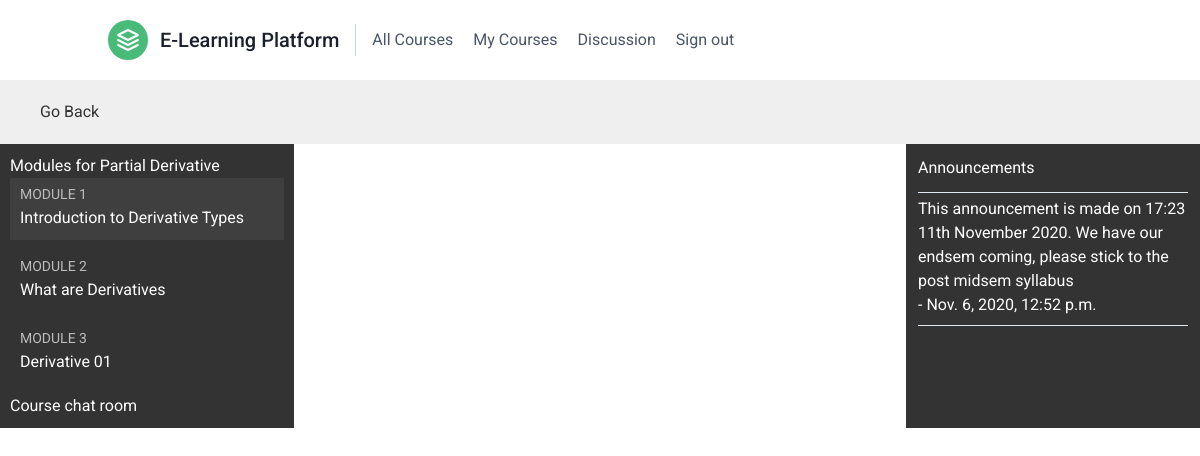
Screenshot of /students/course/2/ (signed in) with the database file from the repository.
### courses/models.py (models this page shows, shortened)
class Course(models.Model):
    owner = models.ForeignKey(settings.AUTH_USER_MODEL, related_name='courses_created', on_delete=models.CASCADE)
    subject = models.ForeignKey(Subject, related_name='courses', on_delete=models.CASCADE)
    title = models.CharField(max_length=200)
    slug = models.SlugField(max_length=200, unique=True)
    overview = models.TextField()
    created = models.DateTimeField(auto_now_add=True)
    class Meta:
        ordering = ['-created']

class Module(models.Model):
    course = models.ForeignKey(Course, related_name='modules', on_delete=models.CASCADE)
    title = models.CharField(max_length=200)
    description = models.TextField(blank=True)
    order = OrderField(blank=True, for_fields=['course'])
    class Meta:
        ordering = ['order']
    def __str__(self):
        return f'{self.order}. {self.title}'

class Announcement(models.Model):
    course = models.ForeignKey(Course,related_name="announcements",on_delete=models.CASCADE)
    content = models.TextField()
    created = models.DateTimeField(auto_now_add=True)
    class Meta :
        ordering = ['-created']

### students/views.py (the view)
class StudentCourseDetailView(DetailView):
    model = Course
    template_name = 'students/course/detail.html'
    def get_queryset(self):
        qs = super().get_queryset()
        return qs.filter(student_courses__in=[self.request.user.student])
    def get_context_data(self, **kwargs):
        context = super().get_context_data(**kwargs)
        course = self.get_object()
        if 'module_id' in self.kwargs:
            context['module'] = course.modules.get(
                                    id=self.kwargs['module_id'])
        else:
            context['module'] = course.modules.all()[0]
        context['announcements'] = self.object.announcements.all()
        return context

### students/templates/students/course/detail.html (shortened to what this page needs)
{% extends "base.html" %}
{% load cache %}
{% block content %}
  <h1><a href="{% url "students:student_course_list" %}">
      Go Back</a>
    </h1>
   <div class="grid grid-cols-8 gap-2">
    <div class="contents-res md:col-span-2 sm:col-span-8">
    <h3>Modules for {{course.title}}</h3>
    <ul id="modules">
      {% for m in object.modules.all %}
        <li data-id="{{ m.id }}" {% if m == module %}class="selected"{% endif %}>
          <a href="{% url "students:student_course_detail_module" object.id m.id %}">
            <span>
              Module <span class="order">{{ m.order|add:1 }}</span>
            </span>
            <br>
            {{ m.title }}
          </a>
        </li>
      {% empty %}
        <li>No modules yet.</li>
      {% endfor %}
    </ul>
    <h3>
      <a href="{% url "chat:course_chat_room" object.general_chat.id %}">
        Course chat room
      </a>
    </h3>
  </div>
  <div class="mod-res md:col-span-4 sm:col-span-8" >
  </div>
   <div class="md:col-span-2 sm:col-span-8  p-3 border-gray-400 bg-gray text-white" style="background-color:#333">
    <h2 class="mb-3 text-1xl">Announcements</h2>
    <hr>
    {% for a in announcements %}
    <div class="mb-2 mt-1">
    <p>{{a.content}}</p>
    <p class="mb-2"> - {{ a.created }} </p>
    <hr>
    </div>
    {% endfor %}
    </div>
    </div>
{% endblock %}

### courses/static/css/base.css (style rules this page uses)
body { margin:0; font-family:'Roboto', sans-serif; font-weight:400; color:#333; }
a { color:#3fad37; text-decoration:none; }
ul { float:left; }
h1, h2, h3, h4, h5, h6 { font-family:'Roboto', sans-serif; font-weight:300; }
h1 { background:#efefef; width:100%; overflow:auto; padding:20px 0 20px 40px; margin:0; }
.mod-res { padding:10px 20px; }
.contents-res { padding:10px; background:#333; color: #fff; font-family:'Roboto', sans-serif; }
.my-contents ul,.contents-res ul { list-style:none; margin:0; padding:0; width:100%; }
.my-contents ul li ,.contents-res ul li { margin:0 0 10px 0; padding:4px 10px 10px; overflow:auto; cursor:move; }
.my-contents ul li.selected,.contents-res ul li.selected { background:#3f3f3f; }
.my-contents ul span,.contents-res ul span { text-transform:uppercase; color:#bbb; font-size:14px; }

### rows the page displays
Course: title "Partial Derivative"
Module: order|add "1", title "Introduction to Derivative Types"
Module: order|add "2", title "What are Derivatives"
Module: order|add "3", title "Derivative 01"
Announcement: content "This announcement is made on 17:23 11th November 2020. We have our endsem coming, please stick to the post midsem syllabus", created "Nov. 6, 2020, 12:52 p.m."
